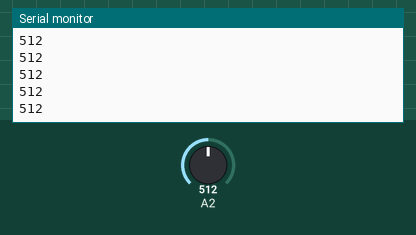
This sketch was run on a simulated nRF52 board. Parts: the last lines printed to the serial monitor. The inputs (shaded band) are chosen by the test bench; at power-on: A2 = 512.

Above: at 1.2 s.
1.3 s: A2 set to 716
At 2.3 s:
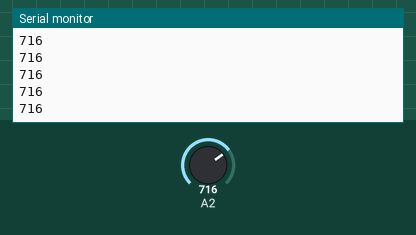
2.8 s: A2 set to 900
At 3.3 s:
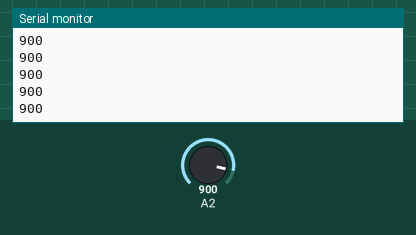
Timing chart, 0 to 5.8 s (numbered marks = the images above; inputs shaded):
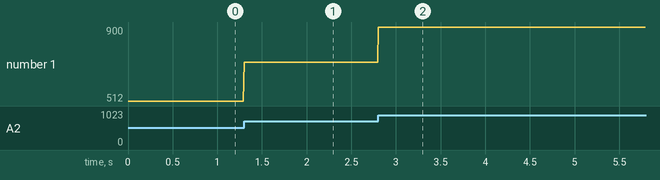

The sketch:

analog_read_test.ino
```cpp
#include <Arduino.h>
#include <Adafruit_NeoPixel.h>
#include <bluefruit.h>
#if defined(USE_TINYUSB)
#include <Adafruit_TinyUSB.h> // for Serial
#endif
void setup() {
  // put your setup code here, to run once:
  Serial.begin(115200);


}

void loop() {
  // put your main code here, to run repeatedly:
  int sensorValue = analogRead(2);
  Serial.println(sensorValue);
  delay(10);

}
```

Measured:
- after the input at 1.3 s, the serial monitor: prints a new line at once (image 1)
- after the input at 2.8 s, the serial monitor: prints a new line at once (image 2)
- plotted number 1: 512 → 716 after the input at 1.3 s, 716 → 900 after the input at 2.8 s
